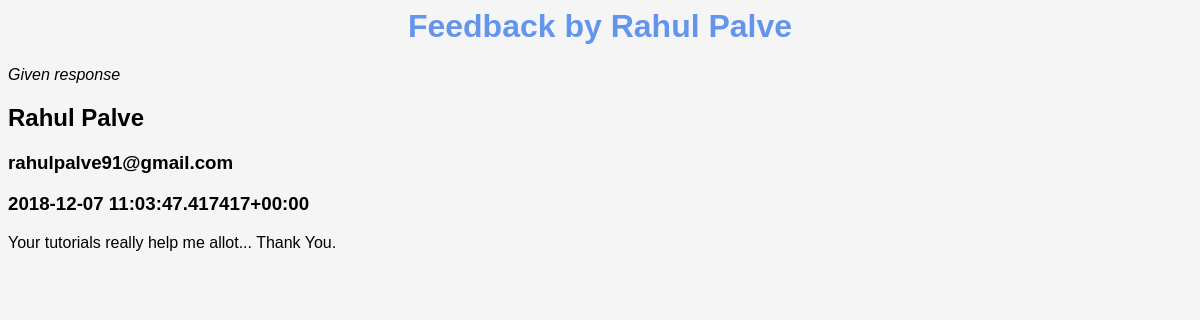
/post/1/, run on an earlier commit of the app's database.
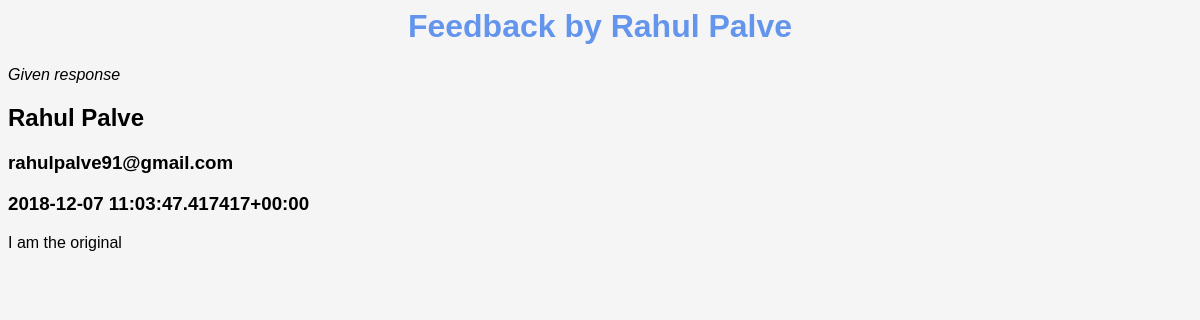
And on a later commit of the database.
### app/models.py (models this page shows, shortened)
class Post(models.Model):
    name=models.CharField(max_length=20)
    res=models.TextField()
    emaill=models.EmailField()
    pdate=models.TextField(default=timezone.now())

### app/views.py (the view)
# urls.py: urlpatterns=[ url(r'^post/(?P<pk>\d+)/$',	views.post_detail,	name='post_detail'),
def post_detail(request, pk):
    post = get_object_or_404(Post, pk=pk)
    return render(request,'post_detail.html',{'post':post})

### app/templates/post_detail.html
{% load staticfiles %}
<head><title>Welcome to hStream</title>
<link rel="stylesheet" href="{% static 'css/app.css' %}">
</head>
<body>
    <h1>Feedback by {{post.name}}</h1>
    <i>Given response</i>
    <div>
        <h2>{{ post.name }}</h2>
        <h3>{{post.emaill}}</h3>
        <h3>{{post.pdate}}</h3>
        <p>{{ post.res }}</p>
    </div>
</body>

### app/static/css/app.css (style rules this page uses)
h1 { color: cornflowerblue; text-align: center; font-family: Arial, Helvetica, sans-serif; }
body { background: whitesmoke; font-family: 'Trebuchet MS', 'Lucida Sans Unicode', 'Lucida Grande', 'Lucida Sans', Arial, sans-serif; }

What changed in the data, as far as the page shows it:
changed Post "Rahul Palve": res "Your tutorials really help me allot... Thank You." → "I am the original"
